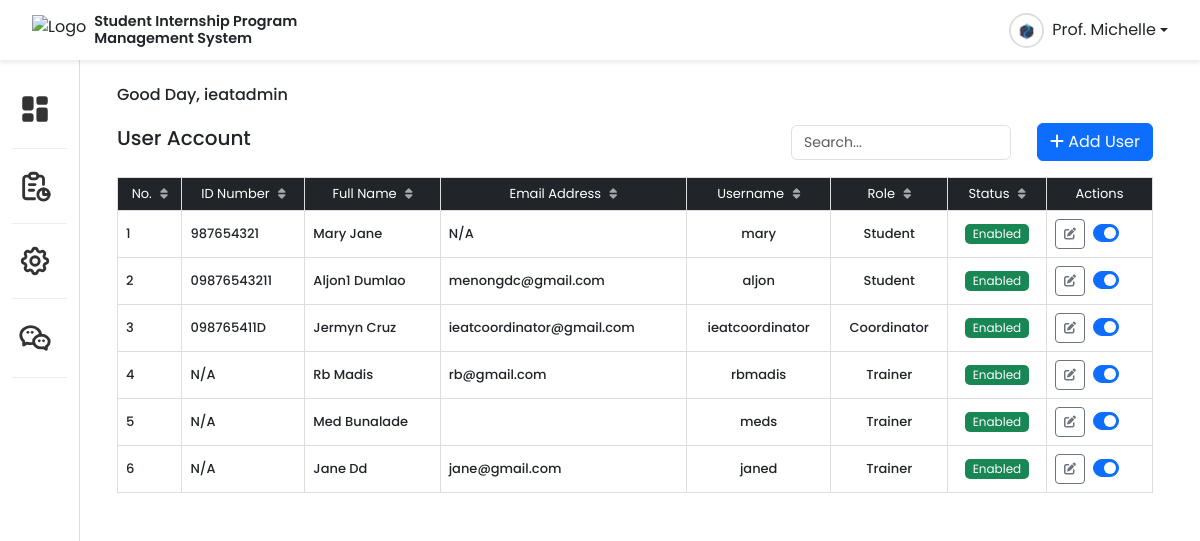
Page /1admin/user_account/user_account.php (signed in) on the committed database.
### tables this page shows
CREATE TABLE `users` (
  `users_id` int(11) NOT NULL,
  `coordinator_id` int(11) DEFAULT NULL,
  `fname` varchar(50) DEFAULT NULL,
  `mname` varchar(50) DEFAULT NULL,
  `lname` varchar(50) DEFAULT NULL,
  `sex` enum('female','male') DEFAULT NULL,
  `address` text DEFAULT NULL,
  `phone` varchar(20) DEFAULT NULL,
  `institute` enum('Institute of Engineering and Applied Technology','Institute of Management') DEFAULT NULL,
  `school_id` varchar(150) DEFAULT NULL,
  `course` enum('BS in Business Administration','BS in Hospitality Management','BS in Agriculture and Biosystems Engineering','BS in Geodetic Engineering','BS in Food Technology','BS in Information Technology') DEFAULT NULL,
  `hte_id` int(11) DEFAULT NULL,
  `year_section` enum('4-A','4-B','4-C','4-D','4-E','4-F','4-G') DEFAULT NULL,
  `designation` varchar(100) DEFAULT NULL,
  `role` enum('admin','coordinator','student','trainer','subtrainer') DEFAULT NULL,
  `email` varchar(100) DEFAULT NULL,
  `username` varchar(50) DEFAULT NULL,
  `password` varchar(255) DEFAULT NULL,
  `temppass` varchar(255) DEFAULT NULL,
  `otp` varchar(10) DEFAULT NULL,
  `activate` tinyint(1) NOT NULL DEFAULT 0,
  `guid` varchar(255) DEFAULT NULL,
  `image_profile` text DEFAULT NULL,
  `chat_stats` enum('online','offline','default') DEFAULT 'offline',
  `users_account` enum('enabled','disabled') DEFAULT 'enabled',
  `created_on` timestamp NOT NULL DEFAULT current_timestamp(),
  `updated_on` timestamp NOT NULL DEFAULT current_timestamp() ON UPDATE current_timestamp(),
  `attended` enum('yes','no') DEFAULT 'no',
  `assigned` enum('BS in Business Administration','BS in Hospitality Management','BS in Agriculture and Biosystems Engineering','BS in Geodetic Engineering','BS in Food Technology','BS in Information Technology') DEFAULT NULL,
  `ojt_stats` enum('deployed','pending','pulled-out') DEFAULT 'pending',
  `is_completed` enum('c','nyc') DEFAULT NULL,
  `time_in` datetime DEFAULT NULL,
  `time_out` datetime DEFAULT NULL,
  `remarks` text DEFAULT NULL
);

### 1admin/user_account/user_account.php (the view, shortened to what this page needs)
<?php
include("../../0config/session.php");
$user_id = $_SESSION['user_id'];
$admin_institute = $_SESSION['institute'] ?? "";
$username = $_SESSION["username"] ?? "Admin";
$sql = "SELECT image_profile, username, fname, role FROM users WHERE users_id = ?";
$stmt = $conn->prepare($sql);
$stmt->bind_param("i", $user_id);
$stmt->execute();
$result = $stmt->get_result();
$user = $result->fetch_assoc();
$imageProfile = $user['image_profile'] ?? '';
$profilePath = "../../upload_profile/" . htmlspecialchars($imageProfile);
$defaultImage = "../../upload_profile/siplogo.png";
$userImage = (!empty($imageProfile) && file_exists(__DIR__ . "/" . $profilePath)) ? $profilePath : $defaultImage;
$usernameDisplay = !empty($user['fname']) ? htmlspecialchars($user['fname']) : htmlspecialchars($user['username']);
$allowed_roles = ['student', 'coordinator', 'trainer'];
$sql = "SELECT users_id, school_id, fname, mname, lname, email, username, course, role, users_account
        FROM users
        WHERE institute = ? AND role IN (?, ?, ?)";
$stmt = $conn->prepare($sql);
$stmt->bind_param("ssss", $admin_institute, $allowed_roles[0], $allowed_roles[1], $allowed_roles[2]);
$stmt->execute();
$result = $stmt->get_result();
?>
<!DOCTYPE html>
<html lang="en">
<head>
    <link rel="stylesheet" href="https://cdn.jsdelivr.net/npm/bootstrap@5.3.0/dist/css/bootstrap.min.css">
    <link rel="stylesheet" href="https://cdnjs.cloudflare.com/ajax/libs/font-awesome/6.4.2/css/all.min.css">
    <link rel="stylesheet" href="../../1admin/css/topbar.css">
    <link rel="stylesheet" href="../../1admin/css/leftsidebar.css">
    <link rel="stylesheet" href="../../1admin/css/user_account.css">
    <link rel="stylesheet" href="../../1admin/css/user_account_table.css">
</head>
<body>
    <nav class="navbar navbar-expand-lg topbar-container">
        <div class="container-fluid">
            <div class="d-flex align-items-center">
                <img src="../../resources/siplogo.png" alt="Logo" class="logo me-2">
                <span class="system-name">Student Internship Program<br>Management System</span>
            </div>
            <div class="d-flex align-items-center topbar-right">
                <div class="dropdown">
                    <div class="d-flex align-items-center dropdown-toggle" id="userDropdown" data-bs-toggle="dropdown">
                        <img src="<?php echo $userImage; ?>" alt="User Profile" class="profile-img me-2">
                        <span class="fw-normal"><?php echo ucfirst($usernameDisplay); ?></span>
                    </div>
                </div>
            </div>
        </div>
    </nav>
    <div class="container-fluid main-container">
        <div class="row">
            <div class="col-auto sidebar">
                <ul class="sidebar-menu">
                    <li>
                        <a href="../../1admin/admindashboard.php" data-bs-toggle="tooltip" title="Dashboard">
                        </a>
                    </li>
                    <ul class="sidebar-menu">
                        <li data-bs-toggle="tooltip" title="Internship Reports">
                            <a href="#" class="menu-toggle" data-bs-toggle="collapse" data-bs-target="#submenu1">
                            </a>
                        </li>
                    </ul>
                    <ul class="sidebar-menu">
                        <li data-bs-toggle="tooltip" title="System Management">
                            <a href="#" class="menu-toggle" data-bs-toggle="collapse" data-bs-target="#submenu2">
                            </a>
                        </li>
                    </ul>
                    <li>
                        <a href="../../1admin/chat/chat.php" data-bs-toggle="tooltip" title="Chat Room">
                        </a>
                    </li>
                </ul>
            </div>
            <div>
                <div class="dashboard-container">
                    <h5 class="dashboard-header">Good Day, <?php echo htmlspecialchars($username); ?>
                        <div class="dashboard-main">
                            <div class="dashboard-content">
                                <br>
                                <div class="d-flex justify-content-between align-items-center mb-3 announcement-header">
                                    <h5 class="announcement-title">User Account</h5>
                                    <div class="d-flex align-items-center gap-3">
                                        <input type="text" class="form-control search-input" id="searchInput" placeholder="Search...">
                                        <button class="btn btn-primary" data-bs-toggle="modal" data-bs-target="#addUserModal">
                                            <i class="fa-solid fa-plus"></i> Add User
                                        </button>
                                    </div>
                                </div>
                                <div class="table-responsive">
                                    <table class="table table-bordered table-hover" id="userAccountTable">
                                        <thead class="table-dark">
                                            <tr>
                                                <th onclick="sortTable(0)">No. <i class="fa-solid fa-sort"></i></th>
                                                <th onclick="sortTable(1)">ID Number <i class="fa-solid fa-sort"></i></th>
                                                <th onclick="sortTable(2)">Full Name <i class="fa-solid fa-sort"></i></th>
                                                <th onclick="sortTable(3)">Email Address <i class="fa-solid fa-sort"></i></th>
                                                <th onclick="sortTable(4)">Username <i class="fa-solid fa-sort"></i></th>
                                                <th onclick="sortTable(5)">Role <i class="fa-solid fa-sort"></i></th>
                                                <th onclick="sortTable(6)">Status <i class="fa-solid fa-sort"></i></th>
                                                <th>Actions</th>
                                            </tr>
                                        </thead>
                                        <tbody>
                                            <?php
                                            $count = 1;
                                            while ($row = $result->fetch_assoc()) :
                                            ?>
                                                <tr>
                                                    <td data-label="No."><?php echo $count++; ?></td>
                                                    <td data-label="School ID"><?php echo htmlspecialchars($row['school_id'] ?? 'N/A'); ?></td>
                                                    <td data-label="Full Name"><?php echo htmlspecialchars(ucwords($row['fname']) . " " . ucwords($row['lname'])); ?></td>
                                                    <td data-label="Email Address"><?php echo htmlspecialchars($row['email'] ?? "N/A"); ?></td>
                                                    <td data-label="Username"><?php echo htmlspecialchars($row['username']); ?></td>
                                                    <td data-label="Role"><?php echo ucfirst(htmlspecialchars($row['role'])); ?></td>
                                                    <td data-label="Status">
                                                        <span class="badge status-badge <?php echo ($row['users_account'] == 'enabled') ? 'bg-success' : 'bg-danger'; ?>">
                                                            <?php echo ucfirst($row['users_account']); ?>
                                                        </span>
                                                    </td>
                                                    <td data-label="Actions">
                                                        <div class="d-flex align-items-center justify-content-start gap-2">
                                                            <button class="btn btn-outline-secondary btn-sm editUserBtn"
                                                                data-bs-toggle="modal"
                                                                data-bs-target="#editUserModal"
                                                                data-id="<?php echo $row['users_id']; ?>"
                                                                data-school_id="<?php echo htmlspecialchars($row['school_id'] ?? ''); ?>"
                                                                data-fname="<?php echo htmlspecialchars($row['fname'] ?? ''); ?>"
                                                                data-lname="<?php echo htmlspecialchars($row['lname'] ?? ''); ?>"
                                                                data-role="<?php echo htmlspecialchars($row['role'] ?? ''); ?>"
                                                                data-sex="<?php echo htmlspecialchars($row['sex'] ?? ''); ?>"
                                                                data-email="<?php echo htmlspecialchars($row['email'] ?? ''); ?>"
                                                                data-username="<?php echo htmlspecialchars($row['username'] ?? ''); ?>">
                                                                <i class="fas fa-edit"></i>
                                                            </button>
                                                            <div class="form-check form-switch" data-tooltip="Enable / Disable Account">
                                                                <input class="form-check-input user-status-toggle" type="checkbox"
                                                                    data-id="<?php echo $row['users_id']; ?>"
                                                                    <?php echo ($row['users_account'] == 'enabled') ? 'checked' : ''; ?>>
                                                            </div>
                                                        </div>
                                                    </td>
                                                </tr>
                                            <?php endwhile; ?>
                                        </tbody>
                                    </table>
                                </div>
                            </div>
                        </div>
                </div>
            </div>
        </div>
</body>
</html>

### rows in the picture
users: image_profile (picture), fname "Prof. Michelle"
users: school "987654321", fname+lname "Mary Jane", email "N/A", username "mary", role "Student", users_account "Enabled", users_account "☑"
users: school "09876543211", fname+lname "Aljon1 Dumlao", email "menongdc@gmail.com", username "aljon", role "Student", users_account "Enabled", users_account "☑"
users: school "098765411D", fname+lname "Jermyn Cruz", email "ieatcoordinator@gmail.com", username "ieatcoordinator", role "Coordinator", users_account "Enabled", users_account "☑"
users: school "N/A", fname+lname "Rb Madis", email "rb@gmail.com", username "rbmadis", role "Trainer", users_account "Enabled", users_account "☑"
users: school "N/A", fname+lname "Med Bunalade", username "meds", role "Trainer", users_account "Enabled", users_account "☑"
users: school "N/A", fname+lname "Jane Dd", email "jane@gmail.com", username "janed", role "Trainer", users_account "Enabled", users_account "☑"

### other values in the picture
$username "ieatadmin"
